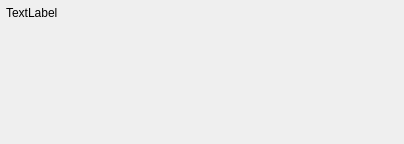
<?xml version="1.0" encoding="UTF-8"?>
<ui version="4.0">
 <class>HelpDialog</class>
 <widget class="QDialog" name="HelpDialog">
  <property name="geometry">
   <rect>
    <x>0</x>
    <y>0</y>
    <width>404</width>
    <height>144</height>
   </rect>
  </property>
  <property name="windowTitle">
   <string>Справка</string>
  </property>
  <widget class="QWidget" name="verticalLayoutWidget">
   <property name="geometry">
    <rect>
     <x>0</x>
     <y>0</y>
     <width>401</width>
     <height>141</height>
    </rect>
   </property>
   <layout class="QVBoxLayout" name="verticalLayout">
    <property name="leftMargin">
     <number>6</number>
    </property>
    <property name="topMargin">
     <number>6</number>
    </property>
    <property name="rightMargin">
     <number>6</number>
    </property>
    <property name="bottomMargin">
     <number>6</number>
    </property>
    <item>
     <widget class="QLabel" name="helpLabel">
      <property name="text">
       <string>TextLabel</string>
      </property>
      <property name="alignment">
       <set>Qt::AlignLeading|Qt::AlignLeft|Qt::AlignTop</set>
      </property>
      <property name="wordWrap">
       <bool>true</bool>
      </property>
     </widget>
    </item>
   </layout>
  </widget>
 </widget>
 <resources/>
 <connections/>
</ui>
